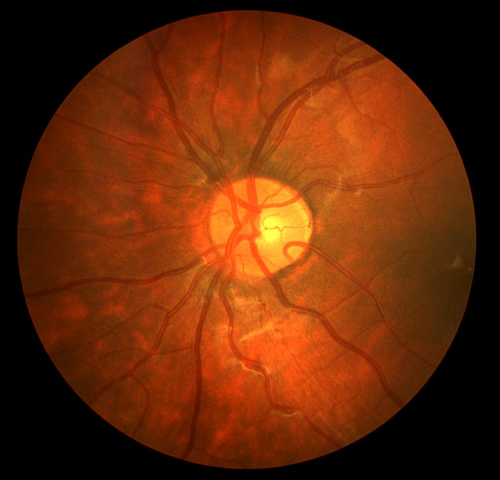
%> input picture Image_01L.jpg, 999 x 960 px (shown at 1/2 size)
$ octave main_final.m   (GNU Octave 9; MATLAB toolbox functions it lacks are replaced by stand-ins)
%> lines starting %> are read from the running program, lines starting %| are printed output that depends on the picture; in (x1, y1, x2, y2) boxes, pixels count from 0 and x2, y2 are one past the last pixel; in counts of white or black regions, pixels touching at a corner belong together; the program's own positions count from 1
### region_seg.m
% Region Based Active Contour Segmentation
%
% seg = region_seg(I,init_mask,max_its,alpha,display)
%
% Inputs: I           2D image
%         init_mask   Initialization (1 = foreground, 0 = bg)
%         max_its     Number of iterations to run segmentation for
%         alpha       (optional) Weight of smoothing term
%                       higer = smoother.  default = 0.2
%         display     (optional) displays intermediate outputs
%                       default = true
%
% Outputs: seg        Final segmentation mask (1=fg, 0=bg)
%
% Description: This code implements the paper: "Active Contours Without
% Edges" By Chan Vese. This is a nice way to segment images whose
% foregrounds and backgrounds are statistically different and homogeneous.
%
% Example:
% img = imread('tire.tif');
% m = zeros(size(img));
% m(33:33+117,44:44+128) = 1;
% seg = region_seg(img,m,500);
%
% Coded by: Shawn Lankton (www.shawnlankton.com)
%------------------------------------------------------------------------
function seg = region_seg(I,init_mask,max_its,alpha,display)

  %-- default value for parameter alpha is .1
  if(~exist('alpha','var'))
    alpha = .2;
  end
  %-- default behavior is to display intermediate outputs
  if(~exist('display','var'))
    display = true;
  end
  %-- ensures image is 2D double matrix
  I = im2graydouble(I);

  %-- Create a signed distance map (SDF) from mask
  phi = mask2phi(init_mask);

  %--main loop
  for its = 1:max_its   % Note: no automatic convergence test

    idx = find(phi <= 1.2 & phi >= -1.2);  %get the curve's narrow band

    %-- find interior and exterior mean
    upts = find(phi<=0);                 % interior points
    vpts = find(phi>0);                  % exterior points
    u = sum(I(upts))/(length(upts)+eps); % interior mean
    v = sum(I(vpts))/(length(vpts)+eps); % exterior mean

    F = (I(idx)-u).^2-(I(idx)-v).^2;         % force from image information
    curvature = get_curvature(phi,idx);  % force from curvature penalty

    dphidt = F./max(abs(F)) + alpha*curvature;  % gradient descent to minimize energy

    %-- maintain the CFL condition
    dt = .45/(max(dphidt)+eps);

    %-- evolve the curve
    phi(idx) = phi(idx) + dt.*dphidt;

    %-- Keep SDF smooth
    phi = sussman(phi, .5);

    %-- intermediate output
    if((display>0)&&(mod(its,20) == 0))
      showCurveAndPhi(I,phi,its);
    end
  end

  %-- final output
  if(display)
    showCurveAndPhi(I,phi,its);
  end

  %-- make mask from SDF
  seg = phi<=0; %-- Get mask from levelset


%---------------------------------------------------------------------
%---------------------------------------------------------------------
%-- AUXILIARY FUNCTIONS ----------------------------------------------
%---------------------------------------------------------------------
%---------------------------------------------------------------------


%-- Displays the image with curve superimposed
function showCurveAndPhi(I, phi, i)
  imshow(I,'initialmagnification',200,'displayrange',[0 255]); hold on;
  contour(phi, [0 0], 'g','LineWidth',4);
  contour(phi, [0 0], 'k','LineWidth',2);
  hold off; title([num2str(i) ' Iterations']); drawnow;

%-- converts a mask to a SDF
function phi = mask2phi(init_a)
  phi=bwdist(init_a)-bwdist(1-init_a)+im2double(init_a)-.5;

%-- compute curvature along SDF
function curvature = get_curvature(phi,idx)
    [dimy, dimx] = size(phi);
    [y x] = ind2sub([dimy,dimx],idx);  % get subscripts

    %-- get subscripts of neighbors
    ym1 = y-1; xm1 = x-1; yp1 = y+1; xp1 = x+1;

    %-- bounds checking
    ym1(ym1<1) = 1; xm1(xm1<1) = 1;
    yp1(yp1>dimy)=dimy; xp1(xp1>dimx) = dimx;

    %-- get indexes for 8 neighbors
    idup = sub2ind(size(phi),yp1,x);
    iddn = sub2ind(size(phi),ym1,x);
    idlt = sub2ind(size(phi),y,xm1);
    idrt = sub2ind(size(phi),y,xp1);
    idul = sub2ind(size(phi),yp1,xm1);
    idur = sub2ind(size(phi),yp1,xp1);
    iddl = sub2ind(size(phi),ym1,xm1);
    iddr = sub2ind(size(phi),ym1,xp1);

    %-- get central derivatives of SDF at x,y
    phi_x  = -phi(idlt)+phi(idrt);
    phi_y  = -phi(iddn)+phi(idup);
    phi_xx = phi(idlt)-2*phi(idx)+phi(idrt);
    phi_yy = phi(iddn)-2*phi(idx)+phi(idup);
    phi_xy = -0.25*phi(iddl)-0.25*phi(idur)...
             +0.25*phi(iddr)+0.25*phi(idul);
    phi_x2 = phi_x.^2;
    phi_y2 = phi_y.^2;

    %-- compute curvature (Kappa)
    curvature = ((phi_x2.*phi_yy + phi_y2.*phi_xx - 2*phi_x.*phi_y.*phi_xy)./...
              (phi_x2 + phi_y2 +eps).^(3/2)).*(phi_x2 + phi_y2).^(1/2);

%-- Converts image to one channel (grayscale) double
function img = im2graydouble(img)
  [dimy, dimx, c] = size(img);
  if(isfloat(img)) % image is a double
    if(c==3)
      img = rgb2gray(uint8(img));
    end
  else           % image is a int
    if(c==3)
      img = rgb2gray(img);
    end
    img = double(img);
  end

%-- level set re-initialization by the sussman method
function D = sussman(D, dt)
  % forward/backward differences
  a = D - shiftR(D); % backward
  b = shiftL(D) - D; % forward
  c = D - shiftD(D); % backward
  d = shiftU(D) - D; % forward

  a_p = a;  a_n = a; % a+ and a-
  b_p = b;  b_n = b;
  c_p = c;  c_n = c;
  d_p = d;  d_n = d;

  a_p(a < 0) = 0;
  a_n(a > 0) = 0;
  b_p(b < 0) = 0;
  b_n(b > 0) = 0;
  c_p(c < 0) = 0;
  c_n(c > 0) = 0;
  d_p(d < 0) = 0;
  d_n(d > 0) = 0;

  dD = zeros(size(D));
  D_neg_ind = find(D < 0);
  D_pos_ind = find(D > 0);
  dD(D_pos_ind) = sqrt(max(a_p(D_pos_ind).^2, b_n(D_pos_ind).^2) ...
                       + max(c_p(D_pos_ind).^2, d_n(D_pos_ind).^2)) - 1;
  dD(D_neg_ind) = sqrt(max(a_n(D_neg_ind).^2, b_p(D_neg_ind).^2) ...
                       + max(c_n(D_neg_ind).^2, d_p(D_neg_ind).^2)) - 1;

  D = D - dt .* sussman_sign(D) .* dD;

%-- whole matrix derivatives
function shift = shiftD(M)
  shift = shiftR(M')';

function shift = shiftL(M)
  shift = [ M(:,2:size(M,2)) M(:,size(M,2)) ];

function shift = shiftR(M)
  shift = [ M(:,1) M(:,1:size(M,2)-1) ];

function shift = shiftU(M)
  shift = shiftL(M')';

function S = sussman_sign(D)
  S = D ./ sqrt(D.^2 + 1);


### main_final.m
clc;

close all;

clear all;


[filen, pathn]=uigetfile('*.bmp; *.png; *.jpg; *.tif' , 'Select an Input Image');
%> the answer given: Image_01L.jpg

I=imread([pathn, filen]);
%> I is the input picture: size 960x999x3 uint8; mean R, G, B 101.9, 41.1, 8.6

if ndims(I)==3

    I1=rgb2gray(I);

else

    I1=I;

end


I1=imresize(I1, [300,400]);
%> I1: size 300x400 uint8

figure, imshow(I1);

title ('Input Image');

m=zeros(size(I1,1), size(I1,2));

m(90:222,110:325) = 1;
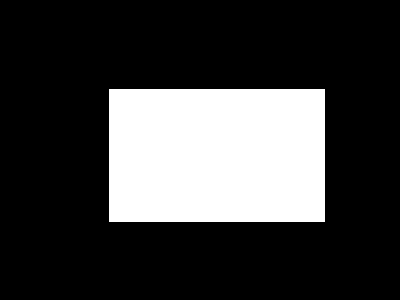
%> m: size 300x400 double; values 0 (black) and 1 (white), 23.9% white; 1 white region, box (x1, y1, x2, y2) and area: (109, 89, 325, 222) 28728

I2=imresize(I1, 0.5);

m=imresize(m, 0.5);


figure,

subplot(2,2,1); imshow(I2); title('Input Image');

subplot(2,2,2); imshow(m); title('Initialization');

subplot(2,2,3); title('Segmentation');


seg = region_seg(I2, m, 150); %-- Run segmentation
%> the loop in region_seg, `for its = 1:max_its` made 150 passes
%> (u, v, dt) on passes 1 to 12: (106.4, 39.22, 0.944), (107.2, 38.67, 1.08), (107.2, 38.32, 1.26), (107.4, 38.12, 1.04), (107.5, 37.94, 1.07), (107.5, 37.85, 1.2), (107.5, 37.69, 1.43), (107.5, 37.53, 1.18), (107.5, 37.43, 1.54), (107.6, 37.27, 1.71), (107.5, 37.07, 1.5), (107.4, 36.89, 1.43)
%> pass 1, in sussman, `b = shiftL(D) - D;`:
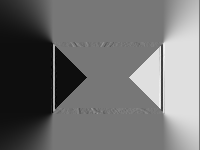
%> b: size 150x200 single; min -1.14, max 1.3, mean -0.0801; mean of the top-left, top-right, bottom-left and bottom-right quarters -0.49, 0.331, -0.531, 0.369; drawn with min black and max white
%> after the loop in region_seg, `for its = 1:max_its`:
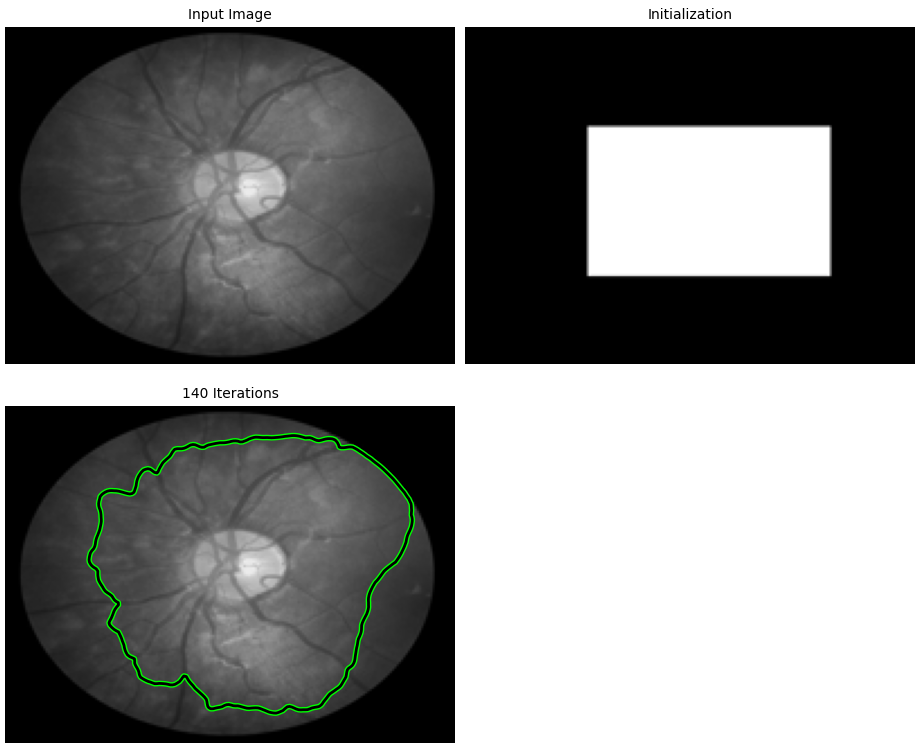
%> figure redrawn from the program's plot data, 3 panels
%> in region_seg, `seg = phi<=0;`: seg: size 150x200 logical; 44% white; 1 white region, box (x1, y1, x2, y2) and area: (37, 13, 182, 137) 13196


subplot(2,2,4); imshow(seg); title('Global Region-Based Segmentation');


seg=imresize(seg, [size(I1,1), size(I1,2)]);
%> seg: size 300x400 logical; 44% white; 1 white region

figure, imshow(seg);

title('Contour Image');


for i=1:300

    for j=1:400

        if seg(i,j)==0

            I1(i,j)=0;

        end

    end

end
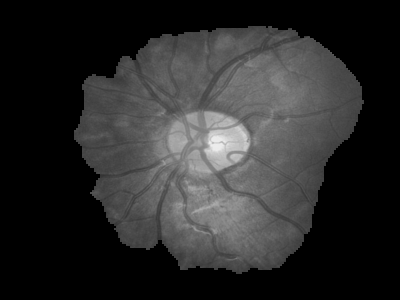
%> I1: size 300x400 uint8; min 0, max 237, mean 42.5


figure,imshow (I1);


stats=regionprops (im2bw (I1), 'Area', 'BoundingBox');
%> stats = 63 regions; largest, box (x1, y1, x2, y2) and Area: (157, 111, 251, 180) 4126, (184, 180, 247, 234) 1519, (173, 200, 186, 216) 103, (272, 73, 286, 91) 68, (158, 157, 173, 168) 58

a=[stats.Area]==max([stats.Area]);
%> a = 63 logical values, 1 true

box1=round(stats(a).BoundingBox);
%> box1 = [158 112 94 69]

hold on

rectangle('Position', box1, 'EdgeColor', 'g', 'LineWidth', 3), title('Image With Extracted Pixels');

img=imcrop(I1,box1);
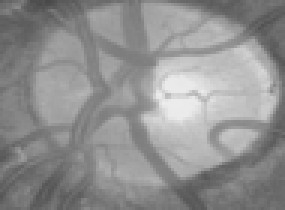
%> img: size 70x95 uint8 (shown 3 times larger); min 73, max 237, mean 144.4

figure

imshow(img);


title ('Input Image');

img=imresize(img, [300,400]);
%> img: size 300x400 uint8

m=zeros(size(I1,1), size(I1,2));

m(90:222,110:325) = 1;

img2=imresize(img,0.5);

m=imresize(m, 0.5);


figure,

subplot(2,2,1); imshow(img); title('Input Image');

subplot(2,2,2); imshow(m); title('Initialization');

subplot(2,2,3); title('Segmentation');


seg1 = region_seg(img2, m, 550); %-- Run segmentation
%> call 2 of region_seg, with max_its = 550
%> the loop in region_seg (call 2), `for its = 1:max_its` made 550 passes
%> (u, v, dt) on passes 1 to 3: (173.2, 135.1, 0.704), (174, 134.8, 0.7), (175.1, 134.4, 0.579)
%> after the loop in region_seg (call 2), `for its = 1:max_its`:
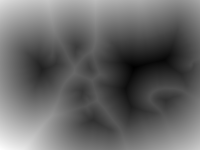
%> phi: size 150x200 single; min -28.44, max 71.33, mean 11.9; drawn with min black and max white
%> in region_seg (call 2), `seg = phi<=0;`: seg: size 150x200 logical; 27.6% white; 7 white regions, largest, box (x1, y1, x2, y2) and area: (98, 29, 196, 127) 5851, (25, 49, 65, 88) 1113, (80, 108, 114, 133) 508


subplot(2,2,4); imshow(seg1); title('Global Region-Based Segmentation');
%> after `title('Global Region-Based Segmentation')`:
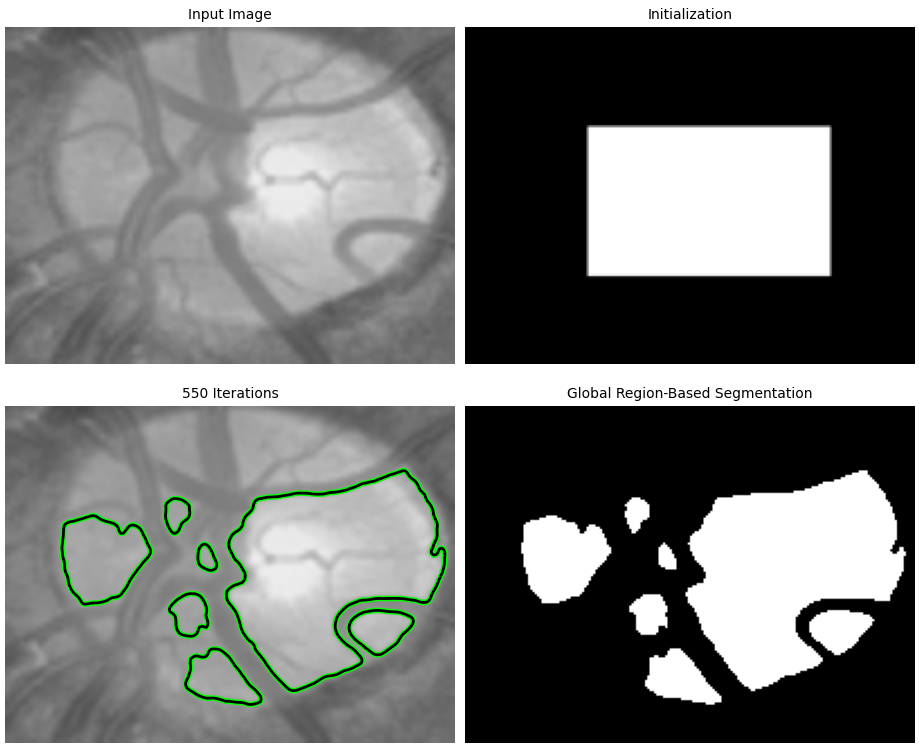
%> figure redrawn from the program's plot data, 4 panels


figure,

%> (the run ends here)
